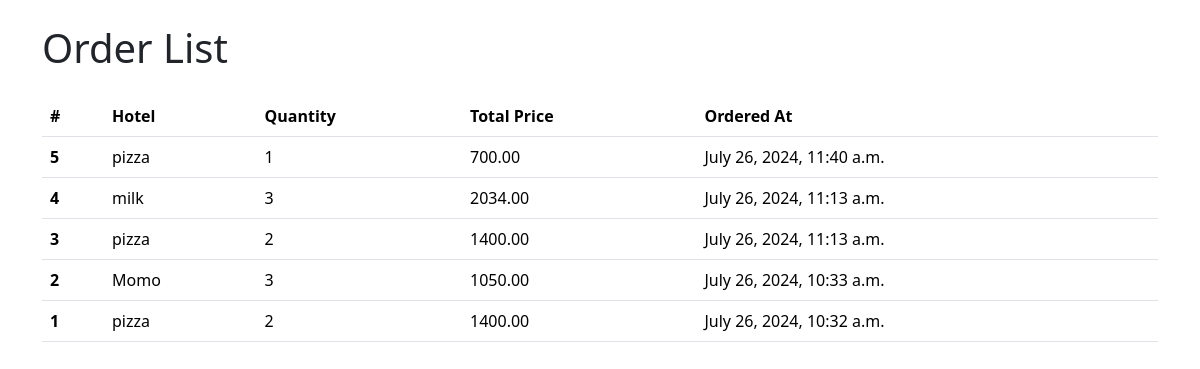
Screenshot of /orders/ with the database file from the repository.
### hotel/models.py (models this page shows, shortened)
class Order(models.Model):
    hotel = models.ForeignKey('Second', on_delete=models.CASCADE)
    name = models.CharField(max_length=255)  # Removed default value
    quantity = models.PositiveIntegerField()
    total_price = models.DecimalField(max_digits=10, decimal_places=2)
    ordered_at = models.DateTimeField(auto_now_add=True)

class Second(models.Model):
    name = models.CharField(max_length=100)
    price = models.DecimalField(max_digits=10, decimal_places=2)
    image = models.ImageField(upload_to='images/')

### Second/views.py (the view)
# urls.py: path('orders/', views.order_list, name='order_list'),  # Add this line
def order_list(request):
    orders = Order.objects.all().order_by('-ordered_at')
    return render(request, 'order_list.html', {'orders': orders})

### hotel/templates/order_list.html (shortened to what this page needs)
<!DOCTYPE html>
<html lang="en">
<head>
    <link href="https://cdn.jsdelivr.net/npm/bootstrap@5.3.3/dist/css/bootstrap.min.css" rel="stylesheet">
</head>
<body>
    <div class="container">
        <h1 class="mt-4 mb-4">Order List</h1>
        <table class="table">
            <thead>
                <tr>
                    <th scope="col">#</th>
                    <th scope="col">Hotel</th>
                    <th scope="col">Quantity</th>
                    <th scope="col">Total Price</th>
                    <th scope="col">Ordered At</th>
                </tr>
            </thead>
            <tbody>
                {% if orders %}
                    {% for order in orders %}
                    <tr>
                        <th scope="row">{{ order.id }}</th>
                        <td>{{ order.hotel.name }}</td>
                        <td>{{ order.quantity }}</td>
                        <td>{{ order.total_price }}</td>
                        <td>{{ order.ordered_at }}</td>
                    </tr>
                    {% endfor %}
                {% else %}
                    <tr>
                        <td colspan="5" class="text-center">No orders available</td>
                    </tr>
                {% endif %}
            </tbody>
        </table>
    </div>
</body>
</html>

### rows the page displays
Order: id "5", hotel.name "pizza", quantity "1", total_price "700.00", ordered_at "July 26, 2024, 11:40 a.m."
Order: id "4", hotel.name "milk", quantity "3", total_price "2034.00", ordered_at "July 26, 2024, 11:13 a.m."
Order: id "3", hotel.name "pizza", quantity "2", total_price "1400.00", ordered_at "July 26, 2024, 11:13 a.m."
Order: id "2", hotel.name "Momo", quantity "3", total_price "1050.00", ordered_at "July 26, 2024, 10:33 a.m."
Order: id "1", hotel.name "pizza", quantity "2", total_price "1400.00", ordered_at "July 26, 2024, 10:32 a.m."
